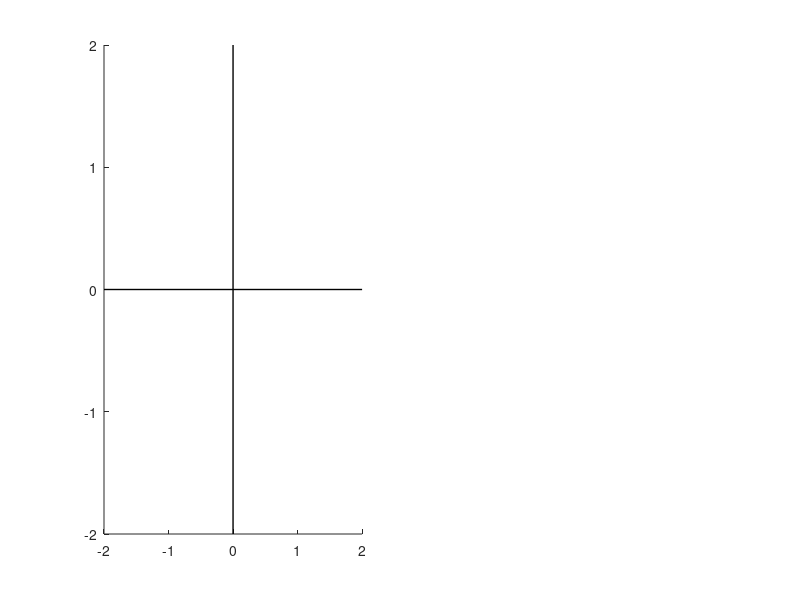

This chart was generated by the following MATLAB code: (Note: this script raises an error after producing the figure.)
subj = 1;

figure(1); clf
subplot(1,2,1); hold on
plot([-2 2],[0 0],'k','LineWidth',1)
plot([0 0],[-2 2],'k','LineWidth',1)
plot(permute(data{subj}.org.phasors.cursor.x_x_all.ratio,[2 1]),'.','MarkerSize',20)
axis([-1 1 -1 1])
pbaspect([1 1 1])
title('Original mapping')

subplot(1,2,2); hold on
plot([-2 2],[0 0],'k','LineWidth',1)
plot([0 0],[-2 2],'k','LineWidth',1)
plot(permute(data{subj}.new.phasors.cursor.x_x_all.ratio,[2 1]),'.','MarkerSize',20)
axis([-1 1 -1 1])
pbaspect([1 1 1])
title('New mapping')